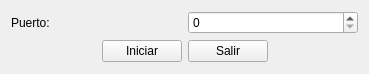
<?xml version="1.0" encoding="UTF-8"?>
<ui version="4.0">
 <class>Widget</class>
 <widget class="QWidget" name="Widget">
  <property name="geometry">
   <rect>
    <x>0</x>
    <y>0</y>
    <width>369</width>
    <height>74</height>
   </rect>
  </property>
  <property name="windowTitle">
   <string>Widget</string>
  </property>
  <layout class="QVBoxLayout" name="verticalLayout">
   <item>
    <layout class="QHBoxLayout" name="horizontalLayout">
     <item>
      <widget class="QLabel" name="label">
       <property name="text">
        <string>Puerto:</string>
       </property>
      </widget>
     </item>
     <item>
      <widget class="QSpinBox" name="port_spinBox"/>
     </item>
    </layout>
   </item>
   <item>
    <layout class="QHBoxLayout" name="horizontalLayout_2">
     <item>
      <spacer name="horizontalSpacer">
       <property name="orientation">
        <enum>Qt::Horizontal</enum>
       </property>
       <property name="sizeHint" stdset="0">
        <size>
         <width>40</width>
         <height>20</height>
        </size>
       </property>
      </spacer>
     </item>
     <item>
      <widget class="QPushButton" name="iniciar_pushButton">
       <property name="text">
        <string>Iniciar</string>
       </property>
      </widget>
     </item>
     <item>
      <widget class="QPushButton" name="salir_pushButton_2">
       <property name="text">
        <string>Salir</string>
       </property>
      </widget>
     </item>
     <item>
      <spacer name="horizontalSpacer_2">
       <property name="orientation">
        <enum>Qt::Horizontal</enum>
       </property>
       <property name="sizeHint" stdset="0">
        <size>
         <width>40</width>
         <height>20</height>
        </size>
       </property>
      </spacer>
     </item>
    </layout>
   </item>
  </layout>
 </widget>
 <layoutdefault spacing="6" margin="11"/>
 <resources/>
 <connections/>
</ui>
